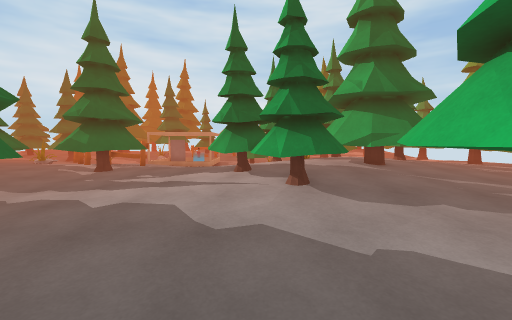
[1] (above)

24 first-person views from a walk through a scene from a Unity 3-D project. The camera is 1.5 m above the floor, tilts 4° down and sees 90° across. The floor is counted in squares, 1 m on a side. Each view is taken from the middle of a square. On the plan, view 1 faces up. The plan holds only what a view shows up to about 13 squares ahead; the rest is blank. The place goes on beyond the plan. The player is left out. Some surface patterns are stand-ins.

[2]
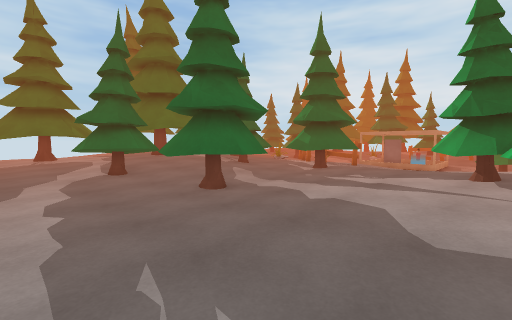

[3]
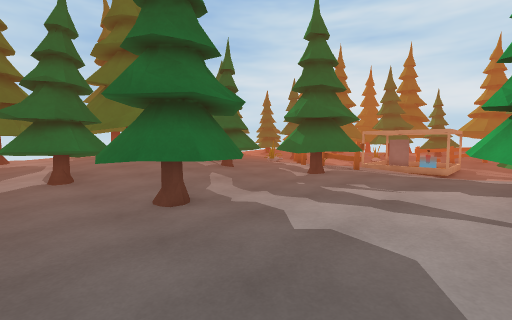

[4]
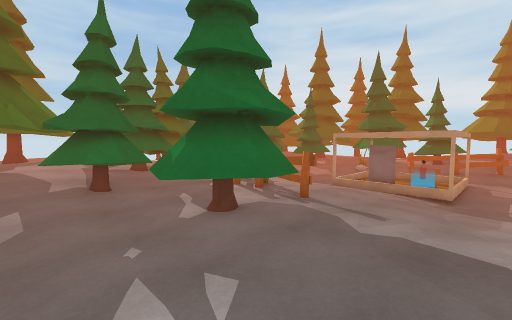

[5]
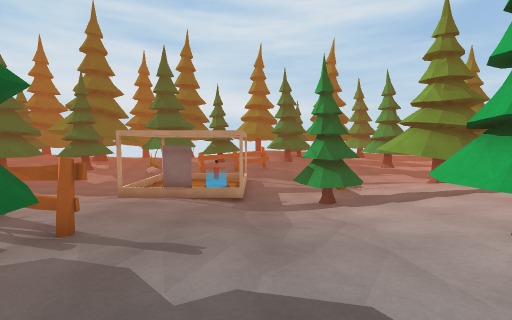

[6]
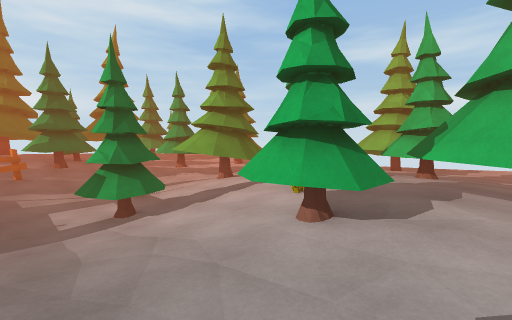

[7]
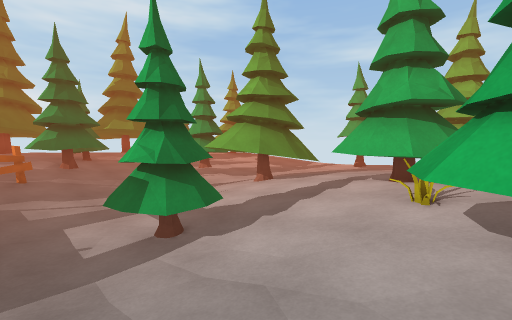

[8]
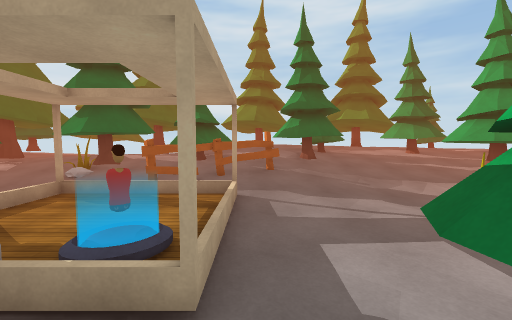

[9]
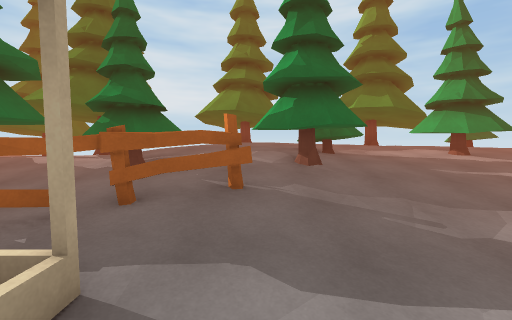

[10]
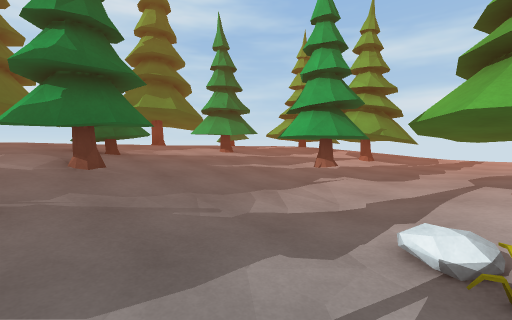

[11]
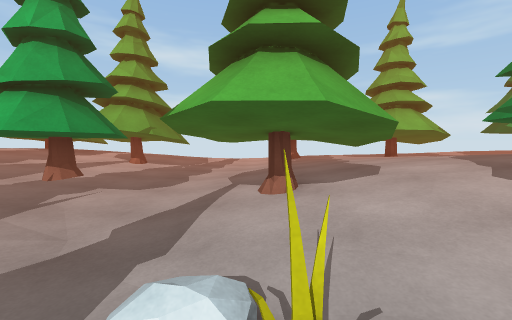

[12]
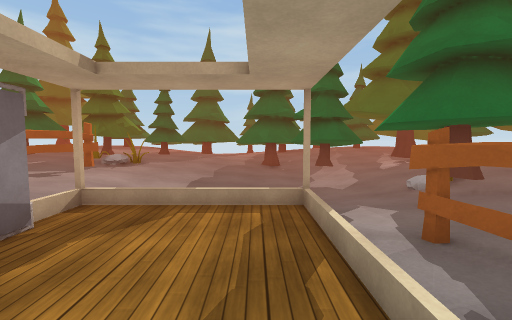

[13]
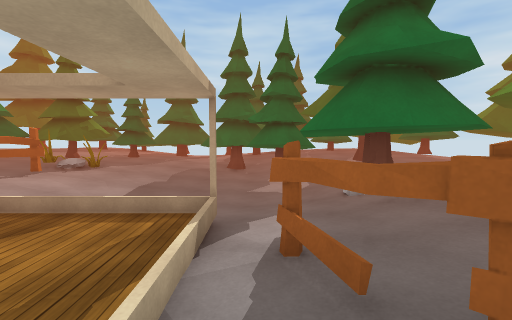

[14]
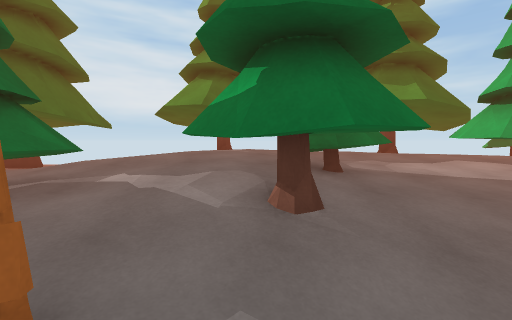

[15]
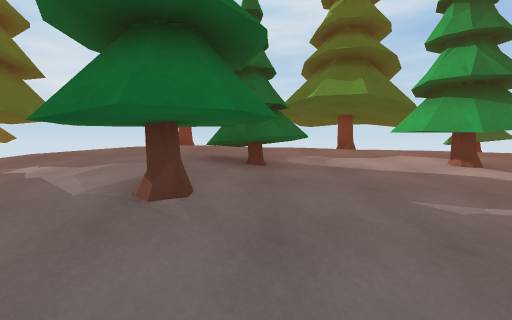

[16]
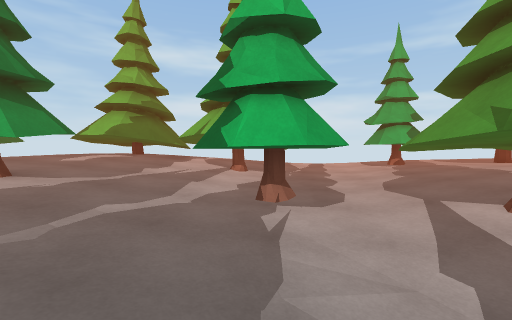

[17]
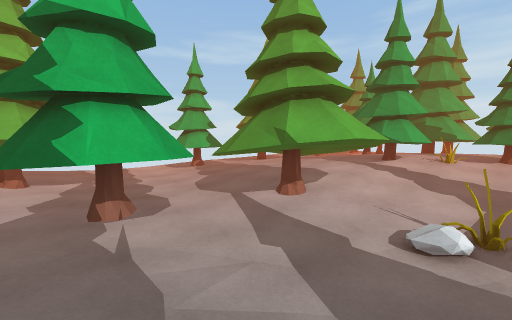

[18]
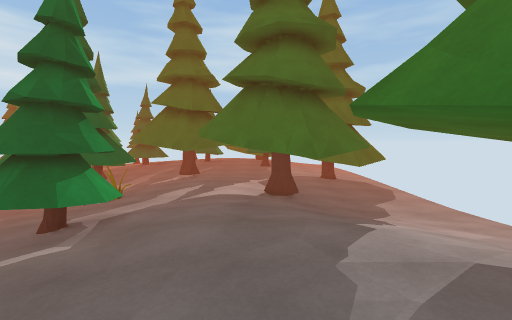

[19]
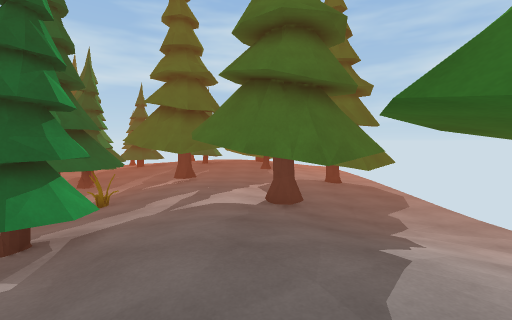

[20]
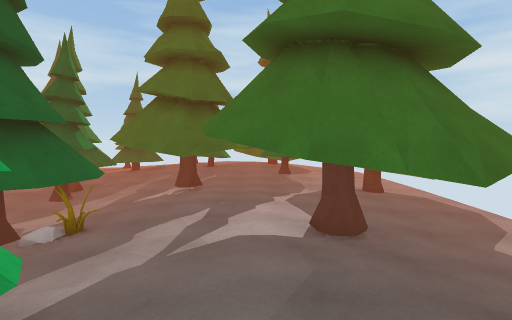

[21]
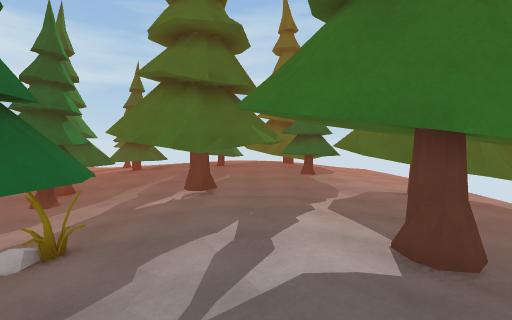

[22]
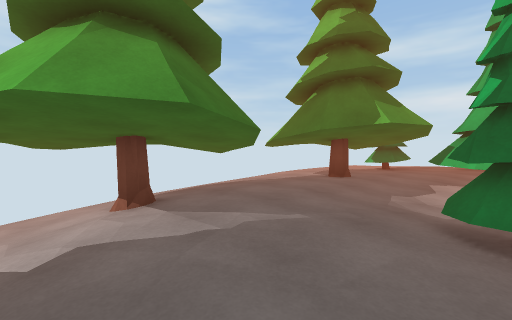

[23]
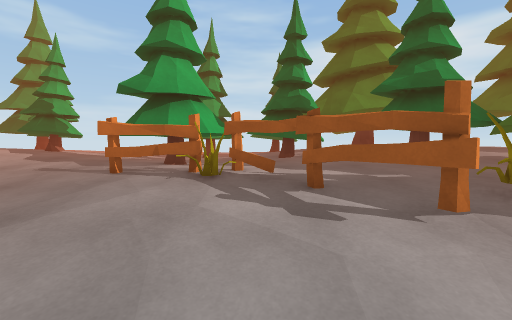

[24]
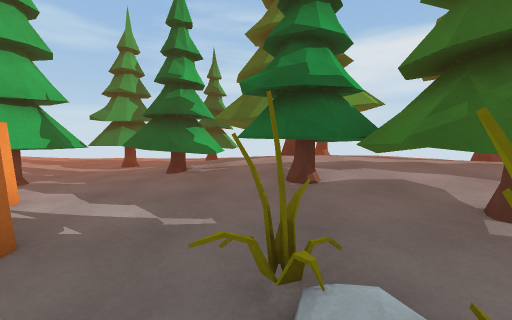

### Floor plan
Key: @ floor where view 1 was taken; # wall or solid block; . main floor; : floor 0.25 m higher than the main floor; - floor 0.25 m lower than the main floor; + floor 0.5 m higher than the main floor; _ floor 0.5 m lower than the main floor; * floor 0.75 m higher than the main floor; < floor 0.75 m lower than the main floor; ( floor 1 m lower than the main floor; / step, stairs or slope; = window, fence, low wall or low ledge; T tree; F fence; M mirror; C column; O other object.
Columns run from 16 left of view 1 to 13 right of it. Each row starts with its distance up from view 1.
 43   T_______ --.   ..::
 42   T_______--..   //:T
 41 # TT_____-///TT#T++TT##
 40 # TT_____////T#TT+TT####T  T
 39   T--___-////##TT+T#####T  TT
 38  TT----/-T//+TTT+++++##TT+ TT
 37 -----TT.TT:+++*+++:::::T++:
 36 ---.....TT:++++++:::::TT :::TT
 35 -........:+++++++T:::TTT ::TTT
 34 -........::+/+++TTT..TTTT::TTT
 33 -.T.......T:::+ TTT...TTT..TTT
 32 T--T..-..TTTT/TTTT.../-.....TT
 31 T/--/TTTTTTT./TTTT.-//////-TTT
 30 _////TT#TTTT..TTTT///___//TTTT
 29 __<<//TTT_-----TT_///TTT__TTTT
 28 <TTT(<<<<___-OO___//<TTT__TT#T
 27  TT((((<<<OOO__/<<<<<TTT<__TTT
 26 OTT(((((<OO___<<<<<((<T<<<____
 25 O(((((((C///C<<<<<<(<<T<<<<___
 24 O<(((   _____<<<<</<<#TTT_____
 23 <<<(((  _____<<<<<O<T##TT/____
 22 _<<<((( ___=_<<<<<<_T#TTT/-_TT
 21 __<<<<<<_MM==<<T <__TTTTT---TT
 20 -___////C///C<<TT _/--TT..---T
 19 --_/_///____<<<TTT_/........--
 18 -O--F-///-___<<<T_//TTT:....
 17 TOO-FF-----_///////.TTT::: TTT
 16 T...-F-..---///////:TTT :: TTT
 15 TT....FFFFF--///.T:OTTT    TTT
 14 TTT...FFTT....//TTT:+ TT    TT
 13 TTT....TTTT..../TTT+T TTT::...
 12 TTT.TT.TTTTT...::T+TTT T :....
 11   :TTTTTTTT...:::++TTTT ::. TT
 10 TTTTTTT.-T-...:TT++TTTTT:..  T
  9 ##TTTT..---...TTTT+TTTT ..
  8 ## T::..----...TT  :TT
  7  # T::..TTT-....TTT:::
  6    T:.. TTT--...TTT:
  5  TTT T. TTTT--.....TT
  4   : TTT TTT----....TT
  3 T..TTTT--T--------.T
  2 T...TT-------------
  1 T....-----------
  0 .....---------- @

Where each view was taken, in squares from view 1:
view 1: 0 up, 0 right, facing up
view 2: 0 up, 0 right, facing up-left
view 3: 2 up, 1 left, facing up-left
view 4: 8 up, 2 left, facing up-left
view 5: 10 up, 3 left, facing up
view 6: 11 up, 3 left, facing up-right
view 7: 14 up, 3 left, facing up-right
view 8: 18 up, 3 left, facing up
view 9: 23 up, 2 left, facing up
view 10: 23 up, 2 left, facing up-right
view 11: 23 up, 0 right, facing right
view 12: 24 up, 3 left, facing left
view 13: 26 up, 3 left, facing left
view 14: 27 up, 1 left, facing up
view 15: 27 up, 1 right, facing up
view 16: 28 up, 1 right, facing right
view 17: 29 up, 1 right, facing down-right
view 18: 36 up, 0 right, facing left
view 19: 36 up, 1 left, facing left
view 20: 35 up, 4 left, facing left
view 21: 34 up, 6 left, facing left
view 22: 34 up, 5 left, facing up-right
view 23: 21 up, 10 left, facing down
view 24: 19 up, 14 left, facing down
